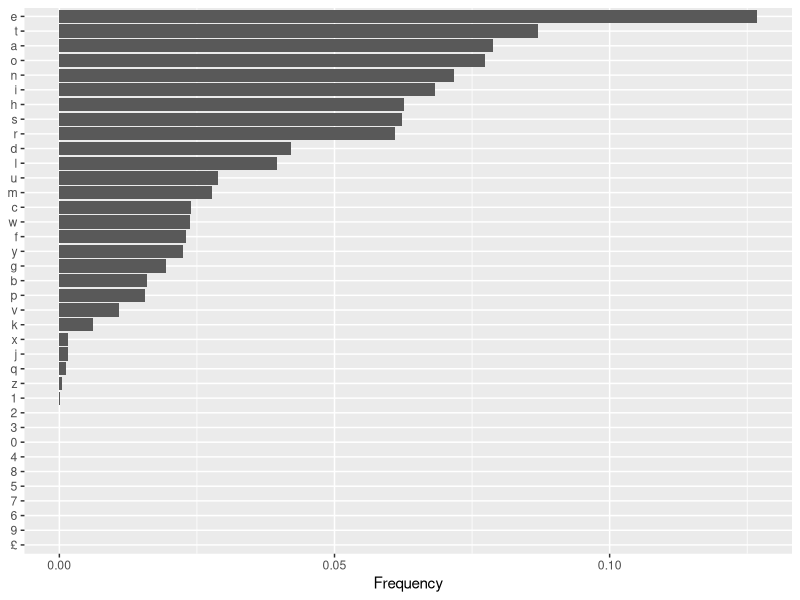
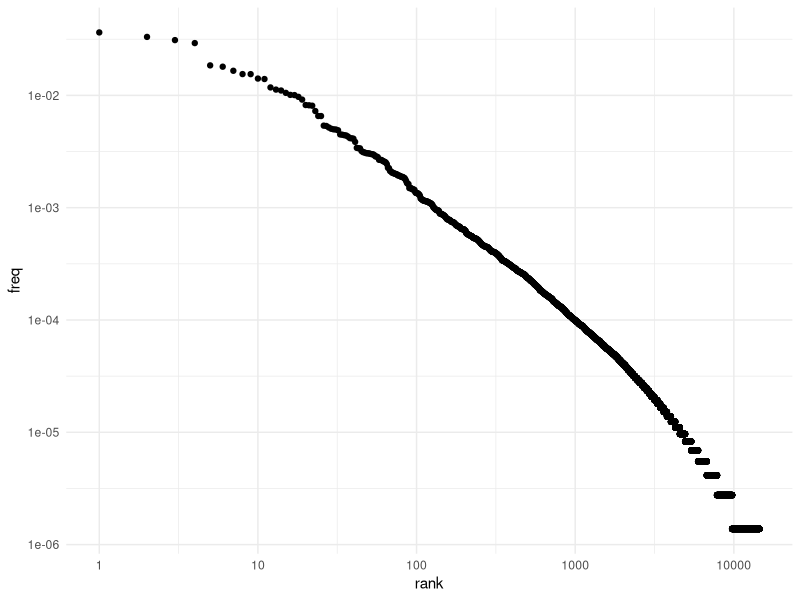

These charts were generated, in order, by the following R code: (Note: this script raises an error after producing the figures.)
# install.packages('janeaustenr')
library(janeaustenr)
library(dplyr)
library(tidytext)
library(ggplot2)

dat <- austen_books()

# Exercise 1
processed_dat <- dat %>%
  unnest_tokens(char, text, token = 'characters') %>%
  count(char) %>%
  mutate(freq = n / sum(n))

processed_dat %>%
  ggplot(aes(x = freq,
             y = forcats::fct_reorder(char, freq))) +
  geom_col() +
  labs(x = 'Frequency', y = NULL)

# Exercise 2

zipf_dat <- dat %>%
  unnest_tokens(word, text) %>%
  mutate(proc_word = stringr::str_replace(word, '_', '')) %>%
  count(proc_word, sort = TRUE) %>%
  mutate(rank = row_number(),
         freq = n / sum(n))

zipf_dat %>%
  ggplot(aes(rank, freq)) +
  geom_point() +
  theme_minimal() +
  scale_x_log10() +
  scale_y_log10()

# Exercise 3
data(sensesensibility)
get_sentiments("afinn")
library(stringr)
tidy_books <- austen_books() %>%
  group_by(book) %>%
  mutate(
    linenumber = row_number(),
    chapter = cumsum(stringr::str_detect(text, 
                                regex("^chapter [\\divxlc]", 
                                      ignore_case = TRUE)))) %>%
  ungroup() %>%
  unnest_tokens(word, text)

# sensesensibility
sensiment <- tidy_books %>%
  filter(book == 'Sense & Sensibility') %>% 
  inner_join(get_sentiments("afinn")) %>%
  group_by(chapter) %>% 
  summarise(afinn_val = mean(value))

sensiment %>% 
  ggplot(aes(x = chapter, y = afinn_val)) +
  geom_point() +
  geom_line() +
  theme_minimal()
